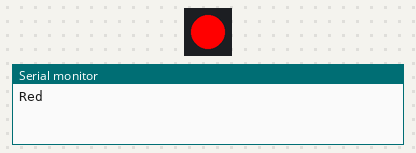
Bench run of a program on a simulated Arduino Nano RP2040 Connect. On the bench: 1 RGB LEDs in strip order, left to right, the last lines printed to the serial monitor.

Above: at 0.5 s.
At 1.5 s:
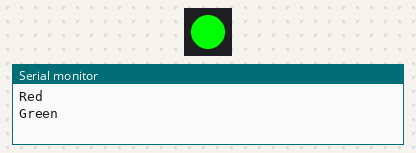
At 2.5 s:
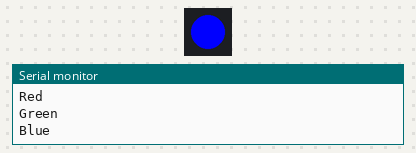
At 4.5 s:
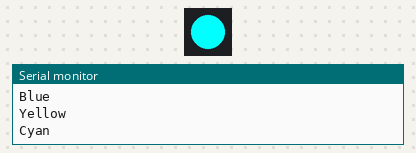
Timing chart, 0 to 6.5 s (numbered marks = the images above):
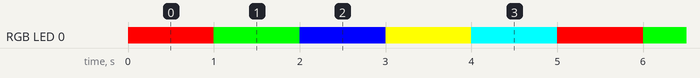

Measured:
- by itself, RGB LED 0: repeats every 5.0 s: RGB(0, 255, 0) 1.0 s, RGB(0, 0, 255) 1.0 s, RGB(255, 255, 0) 1.0 s, RGB(0, 255, 255) 1.0 s, RGB(255, 0, 0) 1.0 s
- by itself, everything shown: repeats every 5.0 s, in 5 steps

The program:

main.cpp
```cpp
/*
* An example scetch to show how to loop through the colors of the RP2040Zero onboard WS2812 LED
*/

#include <Adafruit_NeoPixel.h>

// Define pin for LED and number of LEDs (1 for onboard)
#define LED_PIN       16        // WS2812 LED strand is connected to GPIO16 on the RP2040 Zero
#define NUM_LEDS      1

Adafruit_NeoPixel pixels(NUM_LEDS, LED_PIN, NEO_GRB + NEO_KHZ800);

void setup() {
  Serial.begin(115200);  // Initialize serial communication
  pixels.begin();       // Initialize NeoPixel library
}

void loop() {
  // Loop through colors with serial print output
  for (int color = 0; color < 5; color++) {
    switch (color) {
      case 0:
        pixels.setPixelColor(0, pixels.Color(255, 0, 0));  // Red
        Serial.println("Red");
        break;
      case 1:
        pixels.setPixelColor(0, pixels.Color(0, 255, 0));  // Green
        Serial.println("Green");
        break;
      case 2:
        pixels.setPixelColor(0, pixels.Color(0, 0, 255));  // Blue
        Serial.println("Blue");
        break;
      case 3:
        pixels.setPixelColor(0, pixels.Color(255, 255, 0));  // Yellow
        Serial.println("Yellow");
        break;
      case 4:
        pixels.setPixelColor(0, pixels.Color(0, 255, 255));  // Cyan
        Serial.println("Cyan");
        break;
    }
    pixels.show();     // Update LED strip
    delay(1000);       // Wait for 1 second
  }
}
```
